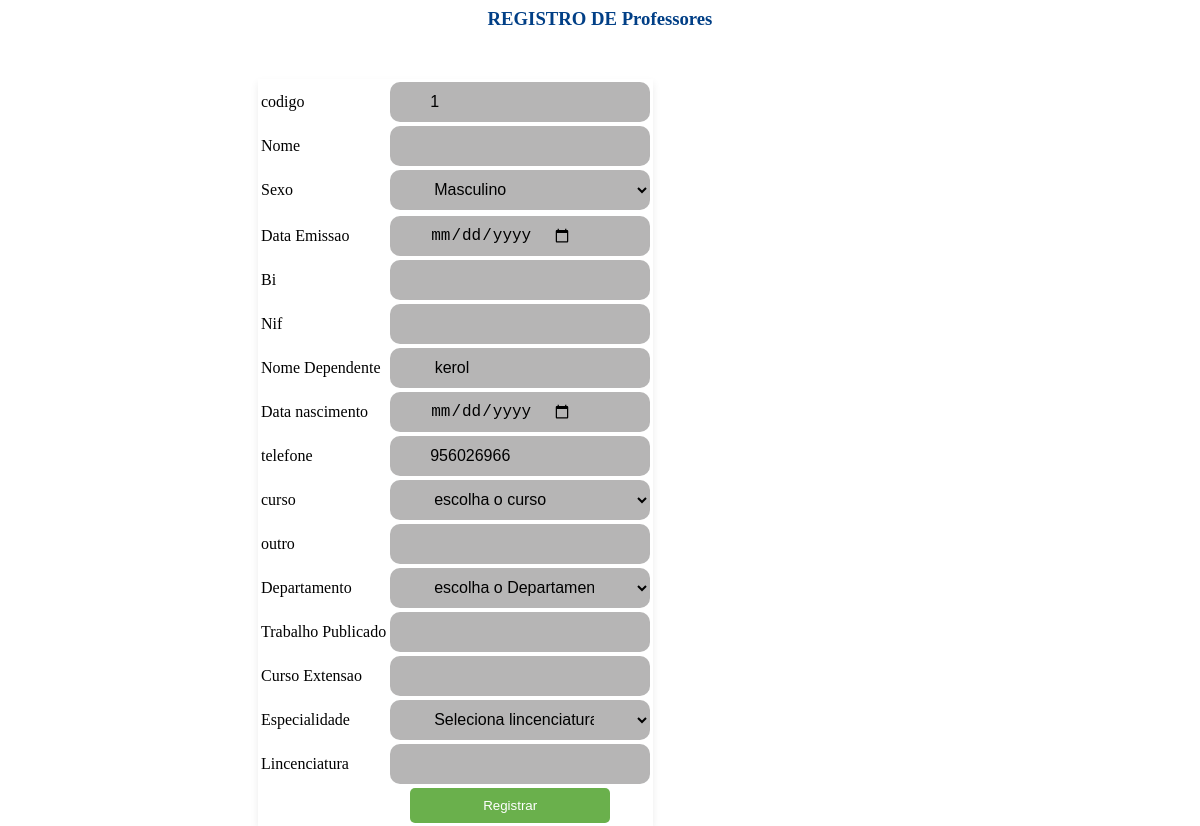
/functions/editprofessor.php?editar=1, run on the app's committed database.
### tables this page shows
CREATE TABLE `professor` (
  `matricula` int(10) UNSIGNED NOT NULL,
  `nome` varchar(250) DEFAULT NULL,
  `endereco` varchar(250) DEFAULT NULL,
  `sexo` varchar(9) DEFAULT NULL,
  `cod_departamento` int(10) UNSIGNED NOT NULL,
  `data_admissao` varchar(250) DEFAULT NULL,
  `documentos_pessoais` varchar(250) DEFAULT NULL,
  `nome_dependente` varchar(250) DEFAULT NULL,
  `data_nascimento_dependente` varchar(9) DEFAULT NULL,
  `telefone` int(9) DEFAULT NULL,
  `codcurso` int(10) UNSIGNED NOT NULL,
  `outros` varchar(250) DEFAULT NULL,
  `trabalho_publicado` varchar(250) DEFAULT NULL,
  `curso_extensao` varchar(250) DEFAULT NULL,
  `especealidade` varchar(250) DEFAULT NULL,
  `licenciatura` varchar(250) DEFAULT NULL,
  `codrelatorio` int(10) UNSIGNED NOT NULL,
  `codhistorico_escolar` int(10) UNSIGNED NOT NULL
);

### functions/editprofessor.php (the view, shortened to what this page needs)
<?php
include('../config/conexao.php');
$codigo=$_GET['editar'];
$sql="SELECT * FROM professor WHERE matricula='$codigo'";
  $query=$conn->query($sql);
  $row=$query->fetch_assoc();
?>
<form action="atualizarprofessor.php" method="post">
    <table style="box-shadow: 0 4px 8px 0 rgba(0, 0,0,0.08);  margin-left: 250px; transform: translate(0,30px);">
        <h3 style="color: #013f86; text-align: center;">REGISTRO DE Professores</h3>
        <tr>
          <td>codigo</td>
          <td><input type="text" value="<?= $row['matricula'] ?>" name="matricula" id="" required readonly></td>
      </tr>
      <tr>
            <td>Nome</td>
            <td><input type="text" value="<?= $row['nome'] ?>"  name="nome" id=""></td>
        </tr>
        <tr>
            <td>Sexo</td>
            <td>
                <select name="sexo"  id="">seleciona a opcao
                    <option value="">Masculino</option>
                </select>
            </td>
        </tr>
        <tr>
        <tr>
            <td>Data Emissao</td>
            <td><input type="date" value="<?= $row['data_admissao'] ?>" name="emissao" id=""></td>
        </tr>
        <tr>
            <td>Bi</td>
            <td><input type="text" value="<?= $row['bi'] ?>" name="nif" id=""></td>
        </tr>
        <tr>
            <td>Nif</td>
            <td><input type="text" value="<?= $row['nif'] ?>" name="bi" id=""></td>
        </tr>
        </tr>
            <td>Nome Dependente</td>
            <td><input type="text" name="dependente" value="<?= $row['nome_dependente'] ?>" id=""></td>
        <tr>
            <td>Data nascimento</td>
            <td><input type="date" name="nascimento" value="<?= $row['data_nascimento_dependente'] ?>" id=""></td>
        </tr>
    <tr>
        <td>telefone</td>
        <td><input type="tel" name="telefone" value="<?= $row['telefone'] ?>" id=""></td>
    </tr>
    <tr>
            <td>curso</td>
            <td><select name="curso"  id="">
            <option>escolha o curso</option>
            <?php
            $sql="SELECT * FROM curso";
            $res=$conn->query($sql);
            while ($row = $res->fetch_object()) {
                print" <option value='".$row->codigo."'>";
                print $row->nome."</option>";
            }
        ?>
            </select>
        </td>
        </tr>
        <tr>
            <td>outro</td>
            <td><input type="text" name="outro" value="<?= $row['outros'] ?>" id=""></td>
        </tr>
        <tr>
            <td>Departamento</td>
            <td><select  name="departamento" id="">
            <option>escolha o Departamento</option>
            <?php
            $sql="SELECT * FROM departamento";
            $res=$conn->query($sql);
            while ($row = $res->fetch_object()) {
                print" <option value='".$row->codigo."'>";
                print $row->nome."</option>";
            }
        ?>
            </select>
        </td>
        </tr>
        <tr>
            <td>Trabalho Publicado</td>
            <td><input type="text" name="publicado" value="<?= $row['trabalho_publicado'] ?>" id=""></td>
        </tr>
        <tr>
            <td>Curso Extensao</td>
            <td><input type="text" name="extensao" value="<?= $row['curso_extensao'] ?>" id=""></td>
        </tr>
        <tr>
            <td>Especialidade</td>
            <td>
                <select name="lincenciatura" id="">
                <option value="">Seleciona lincenciatura</option>
                </select>
            </td>
        </tr>
        <tr>
            <td>Lincenciatura</td>
            <td><input type="text" name="lincenciatura" value="<?= $row['licenciatura'] ?>" id=""></td>
        </tr>
            <td></td>
            <td><button type="submit" name="submit">Registrar</button></td>
    </table>

### functions/editprofessor.php (style rules this page uses)
input[type="text"],input[type="tel"],input[type="date"],select { width: 500px; width: 260px; height: 40px; padding: 0 40px; font-size: 16px; outline: none; border: none; border-radius: 10px; background: rgb(182, 181, 181); display: inline-flex; }
tr button[type="submit"] { padding: 10px; background: rgba(106,176,76,1.0); color: #fff; border-radius: 5px; border: 0; cursor: pointer; width: 200px; margin-left: 20px; }

### data on the page
professor: matricula "1", dependente "kerol", telefone "956026966"
